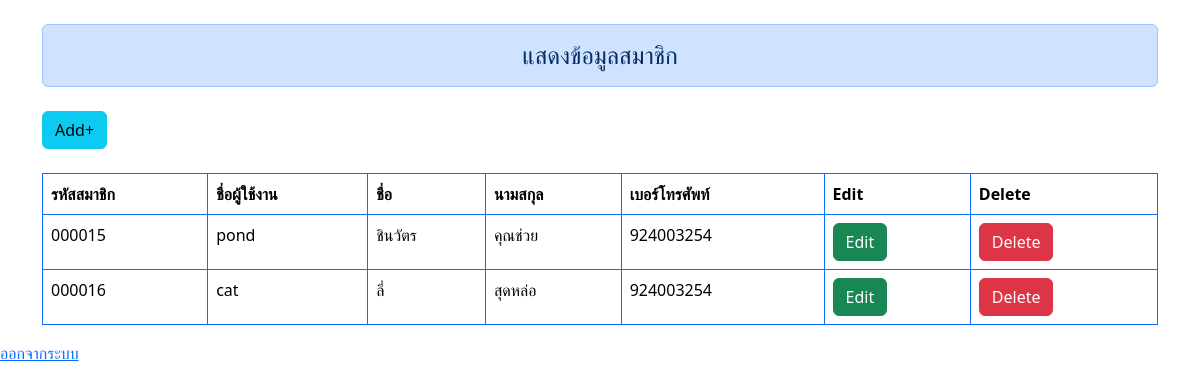
Screenshot of /admin_member.php with the database file from the repository.
### tables this page shows
CREATE TABLE `member` (
  `id` int(6) UNSIGNED ZEROFILL NOT NULL COMMENT 'รหัสสมาชิก',
  `name` varchar(30) NOT NULL COMMENT 'ชื่อ',
  `lastname` varchar(30) NOT NULL COMMENT 'นามสกุล',
  `telephone` int(10) NOT NULL COMMENT 'เบอร์โทรศัพท์',
  `username` varchar(10) NOT NULL COMMENT 'Username',
  `password` varchar(128) NOT NULL COMMENT 'Password',
  `status` varchar(1) NOT NULL COMMENT '0=user, 1=admin'
);

### admin_member.php (the view, shortened to what this page needs)
<?php
include 'Connect.php';
?>
<!DOCTYPE html>
<html lang="en">
<head>
    <link href="https://cdn.jsdelivr.net/npm/bootstrap@5.3.2/dist/css/bootstrap.min.css" rel="stylesheet">
</head>
<body>
<div class="container">
    <div class= "h4 text-center alert alert-primary mb-4 mt-4" role="alert">แสดงข้อมูลสมาชิก</div>
<a href="member_add.php" class="btn btn-info mb-4">Add+</a>
<table class="table table-bordered border-primary">
    <tr>
        <th>รหัสสมาชิก</th>
        <th>ชื่อผู้ใช้งาน</th>
        <th>ชื่อ</th>
        <th>นามสกุล</th>
        <th>เบอร์โทรศัพท์</th>
        <th>Edit</th>
        <th>Delete</th>
    </tr>
    <?php
    $sql="SELECT * FROM member ";
    $result=mysqli_query($conn,$sql);
    while($row=mysqli_fetch_array($result)){
    ?>
    <tr>
    <td><?=$row['id']?></td>
    <td><?=$row['username']?></td>
    <td><?=$row['name']?></td>
    <td><?=$row['lastname']?></td>
    <td><?=$row['telephone']?></td>
    <td><a href="member_Edit.php?id=<?=$row["id"]?>" class="btn btn-success ">Edit</a></td>
    <td><a href="member_Delete.php?id=<?=$row["id"]?>" class="btn btn-danger " onclick="Del(this.href);return false;">Delete</a></td>
</tr>
<?php
    }
?>
</table>
</div>
<a  href="Logout.php"> ออกจากระบบ </a>
</body>
</html>

### rows the page displays
member: id "000015", username "pond", name "ชินวัตร", lastname "คุณช่วย", telephone "924003254"
member: id "000016", username "cat", name "ลี่", lastname "สุดหล่อ", telephone "924003254"
